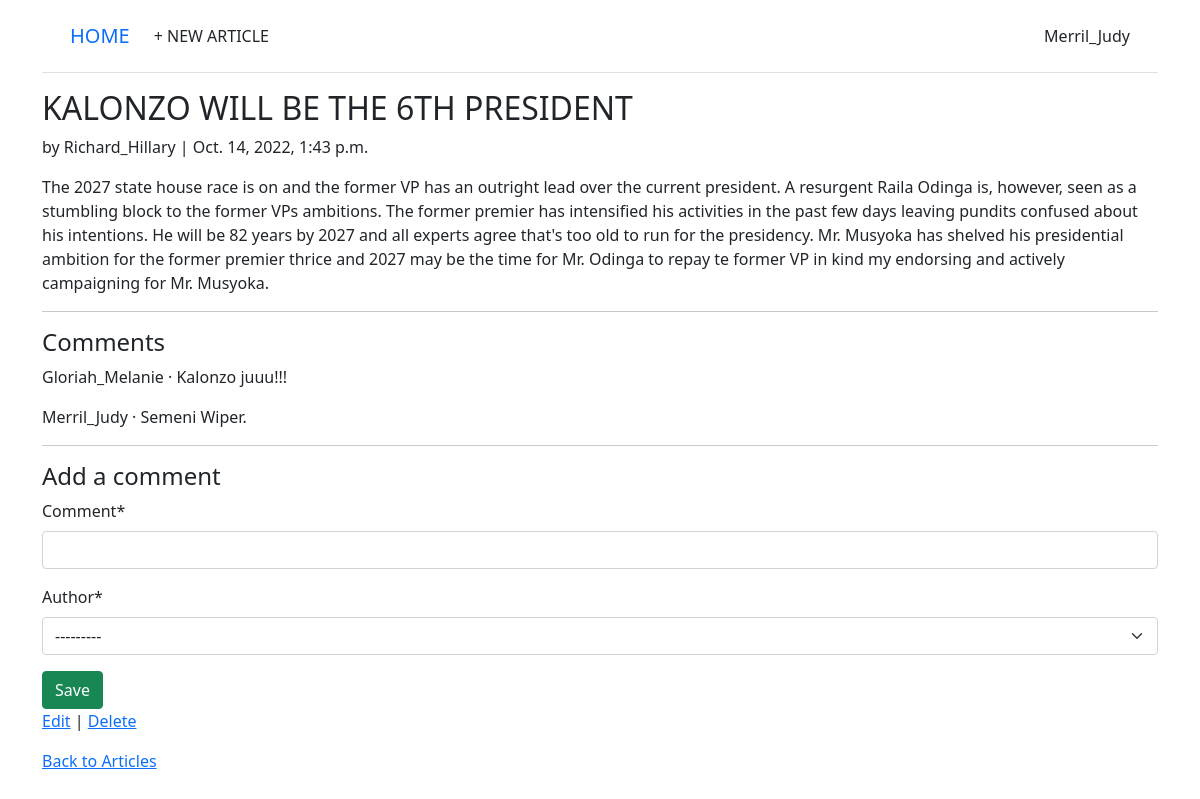
Screenshot of /articles/2/ (signed in) with the database file from the repository.
### accounts/models.py (models this page shows)
class CustomUser(AbstractUser):
    age = models.PositiveIntegerField(null=True, blank=True)

### articles/models.py (models this page shows, shortened)
class Article(models.Model):
    title = models.CharField(max_length=255)
    body = models.TextField()
    date = models.DateTimeField(auto_now_add=True)
    author = models.ForeignKey(
        settings.AUTH_USER_MODEL,
        on_delete=models.CASCADE,
        )

class Comment(models.Model): # new
    article = models.ForeignKey(Article, on_delete=models.CASCADE)
    comment = models.CharField(max_length=140)
    author = models.ForeignKey(settings.AUTH_USER_MODEL,on_delete=models.CASCADE,)
    def __str__(self):
        return self.comment

### articles/views.py (the view, shortened to what this page needs)
# urls.py: path("<int:pk>/", ArticleDetailView.as_view(),
class ArticleDetailView(LoginRequiredMixin, View):
    def get(self, request, *args, **kwargs):
        view = CommentGet.as_view()
        return view(request, *args, **kwargs)

### articles/forms.py
class CommentForm(forms.ModelForm):
    class Meta:
        model = Comment
        fields = ("comment", "author")

### articles/views.py (called while the page is built)
    def get_context_data(self, **kwargs):
        context = super().get_context_data(**kwargs)
        context["form"] = CommentForm()
        return context

### templates/article_detail.html
{% extends "base.html" %}
{% load crispy_forms_tags %}
{% block content %}
<div class="article-entry">
 <h2>{{ object.title }}</h2>
 <p>by {{ object.author }} | {{ object.date }}</p>
 <p>{{ object.body }}</p>
 <hr>
<h4>Comments</h4>
{% for comment in article.comment_set.all %}
 <p>{{ comment.author }} &middot; {{ comment }}</p>
{% endfor %}
<hr>
<h4>Add a comment</h4>
 <form action="" method="post">{% csrf_token %}
 {{ form|crispy }}
 <button class="btn btn-success ml-2" type="submit">Save</button>
 </form>
</div>
<p><a href="{% url 'article_edit' article.pk %}">Edit</a> |
 <a href="{% url 'article_delete' article.pk %}">Delete</a></p>
<p><a href="{% url 'article_list' %}">Back to Articles</a></p>
{% endblock content %}

### templates/base.html (shortened to what this page needs)
<!DOCTYPE html>
<html>
<head>
 <link href="https://cdn.jsdelivr.net/npm/bootstrap@5.1.3/dist/css/bootstrap.min.css" rel="stylesheet">
</head>
<body>
</body>
<body>
    <div class="container">
     <header class="p-3 mb-3 border-bottom">
     <div class="container">
     <div class="d-flex flex-wrap align-items-center justify-content-center
     justify-content-lg-start">
     <a class="navbar-brand" href="{% url 'home' %}">HOME</a>
     <ul class="nav col-12 col-lg-auto me-lg-auto mb-2 justify-content-
    center
     mb-md-0">
     {% if user.is_authenticated %}
     <li><a href="{% url 'article_new'%}" class="nav-link px-2 link-dark">+ NEW ARTICLE</a></li>
     </ul>
     <div class="dropdown text-end">
     <a href="#" class="d-block link-dark text-decoration-none dropdowntoggle"
     id="dropdownUser1" data-bs-toggle="dropdown" aria-expanded="false">
     {{ user.username }}
     </a>
     </div>
     {% endif %}
     </div>
     </div>
     </header>
     <main>
     {% block content %}
     {% endblock content %}
     </main>
    </div>
</html>

### rows the page displays
CustomUser: username "Merril_Judy"
Article: title "KALONZO WILL BE THE 6TH PRESIDENT", author "Richard_Hillary", date "Oct. 14, 2022, 1:43 p.m.", body "The 2027 state house race is on and the former VP has an outright lead over the current president. A resurgent Raila Odinga is, however, seen as a stumbling block to the former VPs ambitions. The former premier has intensified his activities in the past few days leaving pundits confused about his intentions. He will be 82 years by 2027 and all experts agree that's too old to run for the presidency. Mr. Musyoka has shelved his presidential ambition for the former premier thrice and 2027 may be the time for Mr. Odinga to repay te former VP in kind my endorsing and actively campaigning for Mr. Musyoka."
Comment: author "Gloriah_Melanie", comment "Kalonzo juuu!!!"
Comment: author "Merril_Judy", comment "Semeni Wiper."
